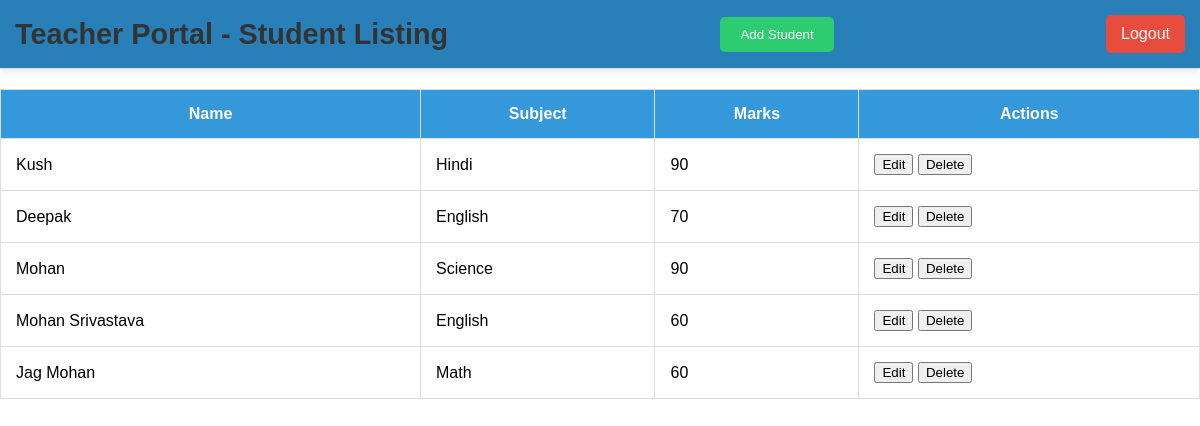
/home.php (signed in), run on the app's committed database.
### tables this page shows
CREATE TABLE `students` (
  `id` int(11) NOT NULL,
  `name` varchar(255) NOT NULL,
  `subject` varchar(255) NOT NULL,
  `marks` int(11) NOT NULL,
  `created_date` timestamp NOT NULL DEFAULT current_timestamp()
);

### home.php (the view, shortened to what this page needs)
<?php
include 'db.php';
$students = $pdo->query("SELECT * FROM students")->fetchAll();
?>
<!DOCTYPE html>
<html lang="en">
<head>
    <link rel="stylesheet" href="assets/style.css">
</head>
<body>
    <header class="header">
        <h1>Teacher Portal - Student Listing</h1>
        <button id="add-student-btn">Add Student</button> <a href="logout.php" class="logout-btn">Logout</a>
    </header>
    <table>
        <thead>
            <tr>
                <th>Name</th>
                <th>Subject</th>
                <th>Marks</th>
                <th>Actions</th>
            </tr>
        </thead>
        <tbody>
            <?php foreach ($students as $student): ?>
                <tr data-student-id="<?= $student['id']; ?>">
                    <td class="student-name"><?= htmlspecialchars($student['name']) ?></td>
                    <td class="student-subject"><?= htmlspecialchars($student['subject']) ?></td>
                    <td class="student-marks"><?= htmlspecialchars($student['marks']) ?></td>
                    <td>
                        <button onclick="editStudent(<?= $student['id'] ?>)">Edit</button>
                        <button onclick="deleteStudent(<?= $student['id'] ?>)">Delete</button>
                    </td>
                </tr>
            <?php endforeach; ?>
        </tbody>
    </table>
</body>
</html>

### assets/style.css (style rules this page uses)
body, html { margin: 0; padding: 0; font-family: Arial, sans-serif; height: 100%; }
.header { display: flex; justify-content: space-between; align-items: center; padding: 1rem 2rem; background-color: #f8f9fa; border-bottom: 1px solid #e0e0e0; }
h1 { margin: 0; font-size: 1.8rem; color: #333; }
.logout-btn { text-decoration: none; font-size: 1rem; color: white; background-color: #ff4757; padding: 0.5rem 1rem; border-radius: 5px; transition: background-color 0.3s ease; }
.header { background-color: #2980b9; color: white; padding: 15px; margin-bottom: 20px; box-shadow: 0 2px 5px rgba(0, 0, 0, 0.1); }
.header h1 { margin: 0; }
table { width: 100%; border-collapse: collapse; margin-bottom: 20px; }
table th, table td { padding: 15px; border: 1px solid #ddd; }
table th { background-color: #3498db; color: white; }
#add-student-btn { background-color: #2ecc71; color: white; border: none; padding: 10px 20px; cursor: pointer; border-radius: 5px; transition: background-color 0.3s ease; }
.logout-btn { background-color: #e74c3c; color: white; padding: 10px 15px; text-decoration: none; border-radius: 5px; transition: background-color 0.3s ease; }

### data on the page
students: name "Kush", subject "Hindi", marks "90"
students: name "Deepak", subject "English", marks "70"
students: name "Mohan", subject "Science", marks "90"
students: name "Mohan Srivastava", subject "English", marks "60"
students: name "Jag Mohan", subject "Math", marks "60"
